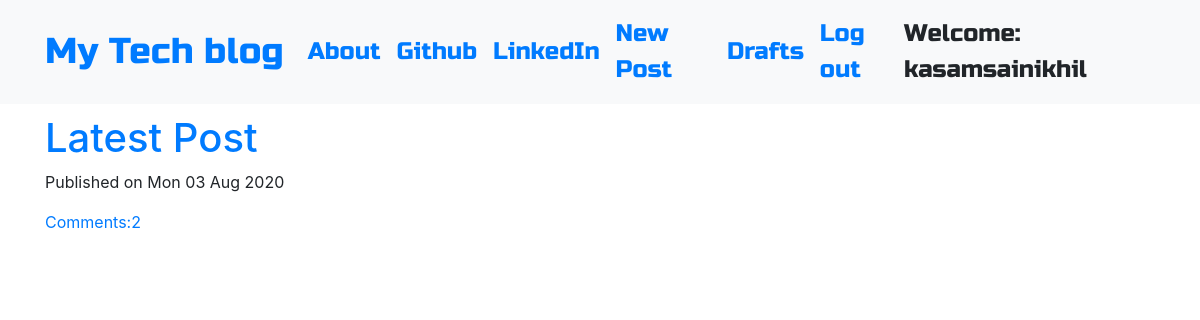
The app's page / (signed in) with its own data.
### blog/models.py (models this page shows, shortened)
class Post(models.Model):
    author = models.ForeignKey('auth.User',on_delete=models.CASCADE)
    title = models.CharField(max_length=200)
    text=models.TextField()
    created_date = models.DateTimeField(default=timezone.now)
    published_date=models.DateTimeField(blank=True,null=True)
    def approve_comments(self):
        return self.comments.filter(approved_comment=True)

### blog/views.py (the view)
# urls.py: path('',views.PostListView.as_view(),name='post_list'),
class PostListView(ListView):
    model=Post
    def get_queryset(self):
        return Post.objects.filter(published_date__lte=timezone.now()).order_by('-published_date')

### blog/templates/blog/post_list.html
{%extends "blog/base.html"%}
{%block content%}
<div class="centerstage">
  {%for post in post_list %}
  <div class="post">
    <h1><a href="{%url 'post_detail' pk=post.pk %}">{{post.title}}</a></h1>
    <div class="date">
      <p>Published on {{post.published_date|date:"D d M Y" }}</p>
    </div>
    <a href="{%url 'post_detail' pk=post.pk%}">Comments:{{post.approve_comments.count}}</a>
  </div>
  {%endfor%}
</div>
{%endblock%}

### blog/templates/blog/base.html (shortened to what this page needs)
<!DOCTYPE html>
{% load static %}
<html>
  <head>
    <link rel="stylesheet" href="https://stackpath.bootstrapcdn.com/bootstrap/4.1.3/css/bootstrap.min.css"
>
    <link href="https://maxcdn.bootstrapcdn.com/font-awesome/4.7.0/css/font-awesome.min.css" rel="stylesheet">
    <link rel="stylesheet" href="//cdn.jsdelivr.net/medium-editor/latest/css/medium-editor.min.css" type="text/css" media="screen" charset="utf-8">
    <link rel="stylesheet" href="{% static 'css/blog.css' %}">
  </head>
  <body class='loader'>
    <nav class="navbar navbar-expand-lg bg-light techfont">
      <div class="container">
        <div class="navbar-nav align-items-center">
          <a class="navbar-brand bigbrand" href="{% url 'post_list' %}">My Tech blog</a>
          <a class="nav-item nav-link" href="{% url 'about' %}">About</a>
          <a class="nav-item nav-link" href="https://www.github.com">Github</a>
          <a class="nav-item nav-link" href="https://www.linkedin.com">LinkedIn</a>
        </div>
        <div class="navbar-nav align-items-center ml-auto">
          {% if user.is_authenticated %}
            <a class="nav-item nav-link" href="{% url 'post_new' %}">New Post</a>
            <a class="nav-item nav-link" href="{% url 'post_draft_list' %}">Drafts</a>
            <a class="nav-item nav-link" href="{% url 'logout' %}">Log out</a>
            <a >Welcome: {{ user.username }}</a>
          {% else %}
            <a class="nav-item nav-link" href="{% url 'login' %}" aria-label="Login">
              <span class="fa fa-user" aria-hidden="true"></span></a>
          {% endif %}
        </div>
      </div>
    </nav>
          <div class="content container">
              <div class="row">
                  <div class="col-md-8">
                    <div class="blog_posts">
                      {% block content %}
                      {% endblock %}
                    </div>
                  </div>
              </div>
          </div>
  </body>
</html>

### blog/static/css/blog.css (style rules this page uses)
.techfont { font-family: 'Russo One', sans-serif; font-size: 1.5em; margin-bottom: 10px; }
.centerstage { margin-left: auto; margin-right: auto; }
.bigbrand { font-size: 1.5em; }
.loader { filter:hue-rotate(0deg); color: linear-gradient(45deg,#0f8,#08f); animation:hue 5000ms infinite linear; }

### records on screen
Post: title "Latest Post", published_date "Mon 03 Aug 2020", approve_comments.count "2"

### other values on screen
{{ user.username }} "kasamsainikhil"
